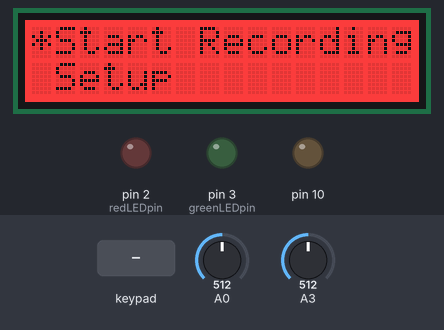
A sketch run on a simulated Arduino Uno, built with avr-gcc and run on an emulated ATmega328P. On the bench: 16×2 character LCD, output pins drawn as LEDs (lit = HIGH). Dashed ring = blinking. Inputs (shaded band) come from the test bench; at power-on: A0 = 512, A3 = 512. The local clock reads 2024-03-15 10:24:30 at power-on unless the sketch sets it; storage starts empty; what the sketch prints to the serial monitor is not drawn.

Above: at 10.9 s.
11.0 s: key 'S' pressed
At 12.7 s:
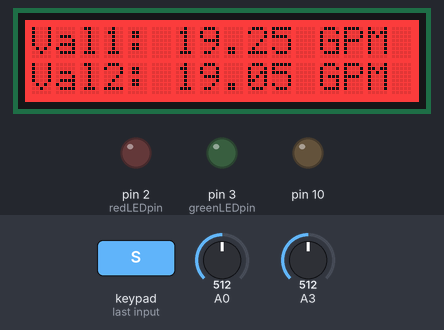
13.6 s: A0 set to 716
At 14.9 s:
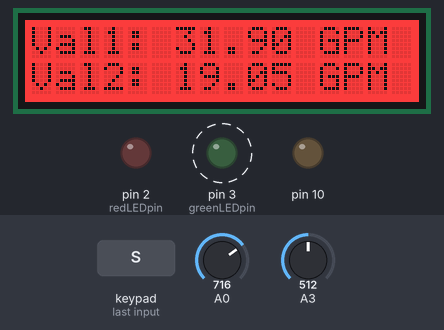
15.5 s: A3 set to 716
At 16.4 s:
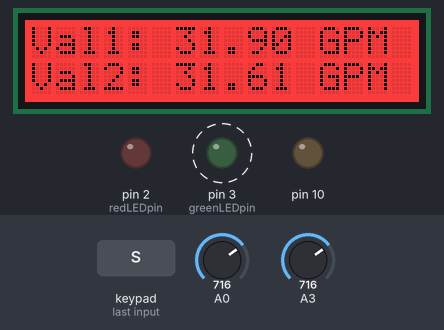
17.5 s: A0 set to 900
At 19.1 s:
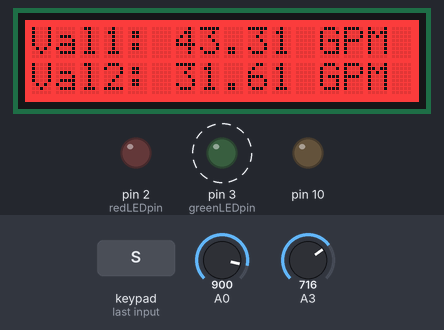
19.5 s: A3 set to 900
At 20.7 s:
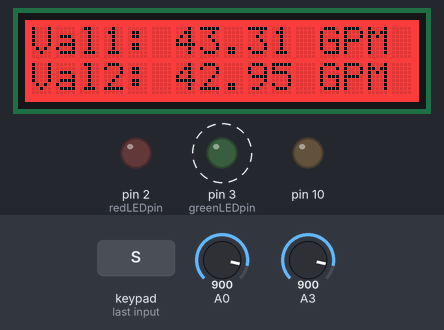
21.5 s: A0 set to 1023
At 29.2 s:
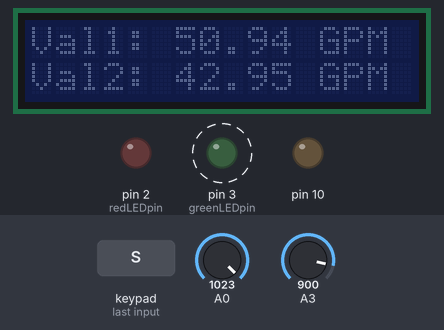
Timing chart, 0 to 29.5 s (numbered marks = the images above; inputs shaded):
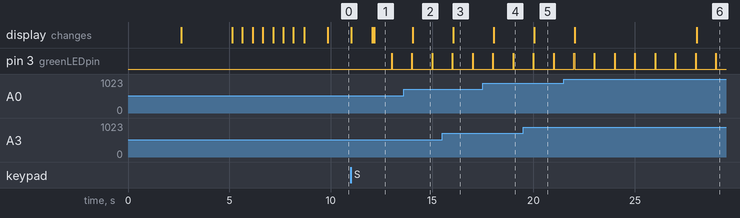

Measured:
- after the input at 11.0 s, pin 3 (greenLEDpin): LOW → HIGH after 2.0 s, → LOW 0.03 s later; the display: first changes at once (image 1 shows a later state)
- after the input at 13.6 s, the display: changes after 0.45 s (image 2)
- after the input at 15.5 s, the display: changes after 0.55 s (image 3)
- after the input at 17.5 s, the display: changes after 0.55 s (image 4)
- after the input at 19.5 s, the display: changes after 0.55 s (image 5)
- after the input at 21.5 s, the display: first changes after 0.55 s (image 6 shows a later state)

The sketch:

DataLoggerSystem_NHC_2012_06_19.ino
```cpp
// Holocene Technologies Data Logger
// Bryan Peele
// Rev 0.1   Date: 2012.06.15
// Based on data logging and LCD control programs
// by Adafruit Industries

//Note: Value 1 Lo Temp - LEFT side - white resistot
//      Value 2 Hi Temp - Right Side - red resistor

int startIndex = 0;

#include <SD.h>
#include <Wire.h>
#include "RTClib.h"
#include <Adafruit_MCP23017.h>
#include <Adafruit_RGBLCDShield.h>

Adafruit_RGBLCDShield lcd = Adafruit_RGBLCDShield();

// DATA READ RATE:
// milliseconds between grabbing data and logging it. 1000 ms is once a second
#define LOG_INTERVAL  1000 // mills between entries (reduce to take more/faster data)

// DATA WRITE RATE:
// milliseconds before writing the logged data permanently to disk
// set it to the LOG_INTERVAL to write each time (safest)
// set it to 10*LOG_INTERVAL to write all data every 10 datareads, you could lose up to
// the last 10 reads if power is lost but it uses less power and is much faster!
#define SYNC_INTERVAL 10000 // mills between calls to flush() - to write data to the card
uint32_t syncTime = 0; // time of last sync()

#define ECHO_TO_SERIAL   1 // echo data to serial port

// the digital pins that connect to the LEDs
#define redLEDpin 2
#define greenLEDpin 3

// Dummy values to test system
int value1 = 0;
int value2 = 0;
float value1_volt = 0;
float value2_volt = 0;
float resistor1 = 246.3; //White (unlabeled)
float resistor2 = 247.9; //Red
float value1_amp = 0;
float value2_amp = 0;
float flow1_lo = 0;
float flow1_hi = 50;
float flow2_lo = 0;
float flow2_hi = 50;
float value1_flow = 0;
float value2_flow = 0;

int lightCount = 0;
int lightControl = 0;
int lightState = 1;   // 1 is ON, 0 is OFF


RTC_DS1307 RTC; // define the Real Time Clock object

// for the data logging shield, we use digital pin 10 for the SD cs line
const int chipSelect = 10;

// the logging file
File logfile;

void error(char *str)
{
  Serial.print("error: ");
  Serial.println(str);

  // red LED indicates error
  digitalWrite(redLEDpin, HIGH);

  while(1);
}


void setup(void)
{
  lcd.begin(16,2);

  uint8_t buttons = lcd.readButtons();

  Serial.begin(9600);
  Serial.println();

  lcd.setBacklight(1);

  // use debugging LEDs
  pinMode(redLEDpin, OUTPUT);
  pinMode(greenLEDpin, OUTPUT);


  // Welcome screen
  Serial.println("Holocene Technologies");
  lcd.clear();
  lcd.setCursor(4,0);
  lcd.print("HOLOCENE");
  lcd.setCursor(2,1);
  lcd.print("TECHNOLOGIES");
  delay(2500);

  Serial.println("Data Logger Rev 1.0");
  lcd.clear();
  lcd.setCursor(0,0);
  lcd.print("  Data Logger   ");
  lcd.setCursor(0,1);
  lcd.print("Rev1.0 06-18-12 ");
  delay(2500);

  // initialize the SD card
  Serial.print("Initializing SD card...");
  lcd.clear();
  lcd.setCursor(0,0);
  lcd.print("Initializing");
  lcd.setCursor(0,1);
  lcd.print("SD card.");
  delay(500);
  lcd.setCursor(8,1);
  lcd.print(".");
  delay(500);
  lcd.setCursor(9,1);
  lcd.print(".");
  delay(500);
  lcd.setCursor(7,1);
  lcd.print("   ");
  delay(500);
  lcd.setCursor(7,1);
  lcd.print(".");
  delay(500);
  lcd.setCursor(8,1);
  lcd.print(".");
  delay(500);
  lcd.setCursor(9,1);
  lcd.print(".");
  delay(500);

  // make sure that the default chip select pin is set to
  // output, even if you don't use it:
  pinMode(10, OUTPUT);

  // see if the card is present and can be initialized:
  if (!SD.begin(chipSelect)) {
    error("Card failed, or not present");
    lcd.clear();
    lcd.setCursor(0,0);
    lcd.print("Card failed!");
  }
  Serial.println("card initialized.");
  lcd.clear();
  lcd.setCursor(0,0);
  lcd.print("Card initialized");
  delay(1000);

  // create a new file
  char filename[] = "LOGGER00.CSV";
  for (uint8_t i = 0; i < 100; i++) {
    filename[6] = i/10 + '0';
    filename[7] = i%10 + '0';
    if (! SD.exists(filename)) {
      // only open a new file if it doesn't exist
      logfile = SD.open(filename, FILE_WRITE);
      break;  // leave the loop!
    }


    int time = millis();
    time = millis() - time;
    Serial.print("Took ");Serial.print(time);Serial.println(" ms");


  }

  if (! logfile) {
    error("couldnt create file");
  }

  Serial.print("Logging to: ");
  Serial.println(filename);

  // connect to RTC
  Wire.begin();
  if (!RTC.begin()) {
    logfile.println("RTC failed");
#if ECHO_TO_SERIAL
    Serial.println("RTC failed");
#endif  //ECHO_TO_SERIAL     dee2
  }


  logfile.println("millis,stamp,datetime,Value 1,Value 1 (Volts), Value 1 (mA), Value 1 (GPM), Value 2, Value 2 (Volts), Value 2 (mA), Value 2 (GPM)");
#if ECHO_TO_SERIAL
  Serial.println("millis,stamp,datetime,Value 1,Value 1 (Volts), Value 1 (mA), Value 1 (GPM), Value 2, Value 2 (Volts), Value 2 (mA), Value 2 (GPM)");
#endif //ECHO_TO_SERIAL

}

int count = 0;

void loop(void)
{

  uint8_t buttons = lcd.readButtons();


  if(startIndex == 0) {
    Serial.println("Press SELECT to start");
    lcd.clear();
    lcd.setCursor(1,0);
    lcd.print("Start Recording");
    lcd.setCursor(1,1);
    lcd.print("Setup");
    count =1;
  }

  int cursorPos = 0;

  while(startIndex == 0) {
    lcd.setCursor(0,cursorPos);
    lcd.print("*");

    buttons = lcd.readButtons();
    if (buttons) {
      if (buttons & BUTTON_SELECT) {
        if (cursorPos == 0) {
           lcd.clear();
           lcd.setCursor(0,0);
           lcd.print("Data started");
           delay(1000);

           lcd.clear();
           lcd.setCursor(0,0);
           lcd.print("Val1: ");
           lcd.setCursor(0,1);
           lcd.print("Val2: ");
           lcd.setCursor(12,0);
           lcd.print("GPM");
           lcd.setCursor(12,1);
           lcd.print("GPM");
           delay(100);
           startIndex = 1;
        }
        if (cursorPos == 1) {
          lcd.clear();
          lcd.setCursor(0,0);
          lcd.print("SETUP MENU");
          delay(1000);
          lcd.clear();
          startIndex=2;
        }
      }
      if (buttons & BUTTON_UP) {
        cursorPos = 0;
        lcd.setCursor(0,0);
        lcd.print(" ");
        lcd.setCursor(0,1);
        lcd.print(" ");
      }
      if (buttons & BUTTON_DOWN) {
        cursorPos=1;
        lcd.setCursor(0,0);
        lcd.print(" ");
        lcd.setCursor(0,1);
        lcd.print(" ");
      }
    }
  }

 while(startIndex==2) {
   lcd.setCursor(0,0);
   lcd.print("< PLACEHOLDER >");
   lcd.setCursor(0,1);
   lcd.print("Left to go back");

   buttons = lcd.readButtons();
   if (buttons) {
     if (buttons & BUTTON_LEFT) {
       startIndex=0;
     }
   }
 }

  while(startIndex == 1) {

    value1 = analogRead(0);
    value2 = analogRead(3);

    value1_volt = 5*((float) value1/1023);
    value2_volt = 5*((float) value2/1023);

    value1_amp = (1000*value1_volt)/resistor1;
    value2_amp = (1000*value2_volt)/resistor2;

    if (value1_amp >= 4) {
      value1_flow = flow1_lo + (((value1_amp-4)*(flow1_hi-flow1_lo))/(20-4));
    } else {
      value1_flow = 0;
    }
    if (value2_amp >= 4) {
      value2_flow = flow2_lo + (((value2_amp-4)*(flow2_hi-flow2_lo))/(20-4));
    } else {
      value2_flow = 0;
    }


    lcd.setCursor(6,0);
    lcd.print("   ");
    lcd.setCursor(6,0);
    lcd.print(value1_flow);

    lcd.setCursor(6,1);
    lcd.print("   ");
    lcd.setCursor(6,1);
    lcd.print(value2_flow);

    if (lightCount > 15 && lightControl == 0) {
      lightState = 0;
      lcd.setBacklight(lightState);
    }

    if (lightControl == 0) {
      lightCount++;
    }

    buttons = lcd.readButtons();
    if (buttons && ((buttons & BUTTON_LEFT)||(buttons & BUTTON_UP) || (buttons&BUTTON_RIGHT) || (buttons & BUTTON_DOWN))) {
      lightState = 1;
      lcd.setBacklight(lightState);
      lightCount = 0;
    }

    if (buttons && (buttons & BUTTON_SELECT)) {
      if (lightControl == 0) {
        lcd.setBacklight(1);
        lightControl = 1;
        lightCount = 0;
        delay(20);
      }
      else if (lightControl == 1) {
        lcd.setBacklight(0);
        lightControl = 0;
        lightCount = 20;
        delay(20);
      }
    }


  DateTime now;

  // delay for the amount of time we want between readings
  delay((LOG_INTERVAL -1) - (millis() % LOG_INTERVAL));

  digitalWrite(greenLEDpin, HIGH);

  // log milliseconds since starting
  uint32_t m = millis();
  logfile.print(m);           // milliseconds since start
  logfile.print(", ");
#if ECHO_TO_SERIAL
  Serial.print(m);         // milliseconds since start
  Serial.print(", ");
#endif

  // fetch the time
  now = RTC.now();
  // log time
  logfile.print(now.unixtime()); // seconds since 1/1/1970
  logfile.print(", ");
  logfile.print('"');
  logfile.print(now.year(), DEC);
  logfile.print("/");
  logfile.print(now.month(), DEC);
  logfile.print("/");
  logfile.print(now.day(), DEC);
  logfile.print(" ");
  logfile.print(now.hour(), DEC);
  logfile.print(":");
  logfile.print(now.minute(), DEC);
  logfile.print(":");
  logfile.print(now.second(), DEC);
  logfile.print('"');
#if ECHO_TO_SERIAL
  Serial.print(now.unixtime()); // seconds since 1/1/1970
  Serial.print(", ");
  Serial.print('"');
  Serial.print(now.year(), DEC);
  Serial.print("/");
  Serial.print(now.month(), DEC);
  Serial.print("/");
  Serial.print(now.day(), DEC);
  Serial.print(" ");
  Serial.print(now.hour(), DEC);
  Serial.print(":");
  Serial.print(now.minute(), DEC);
  Serial.print(":");
  Serial.print(now.second(), DEC);
  Serial.print('"');
#endif //ECHO_TO_SERIAL


  logfile.print(", ");
  logfile.print(value1);
  logfile.print(", ");
  logfile.print(value1_volt);
  logfile.print(", ");
  logfile.print(value1_amp);
  logfile.print(", ");
  logfile.print(value1_flow);
  logfile.print(", ");
  logfile.print(value2);
  logfile.print(", ");
  logfile.print(value2_volt);
  logfile.print(", ");
  logfile.print(value2_amp);
  logfile.print(", ");
  logfile.print(value2_flow);

#if ECHO_TO_SERIAL
  Serial.print(", ");
  Serial.print(value1);
  Serial.print(", ");
  Serial.print(value1_volt);
  Serial.print(", ");
  Serial.print(value1_amp);
  Serial.print(", ");
  Serial.print(value1_flow);
  Serial.print(", ");
  Serial.print(value2);
  Serial.print(", ");
  Serial.print(value2_volt);
  Serial.print(", ");
  Serial.print(value2_amp);
  Serial.print(", ");
  Serial.print(value2_flow);

#endif //ECHO_TO_SERIAL


  logfile.println();
#if ECHO_TO_SERIAL
  Serial.println();
#endif // ECHO_TO_SERIAL

  digitalWrite(greenLEDpin, LOW);

  // Now we write data to disk! Don't sync too often - requires 2048 bytes of I/O to SD card
  // which uses a bunch of power and takes time
  if ((millis() - syncTime) < SYNC_INTERVAL) return;
  syncTime = millis();

  // blink LED to show we are syncing data to the card & updating FAT!
  digitalWrite(redLEDpin, HIGH);
  logfile.flush();
  digitalWrite(redLEDpin, LOW);

  }

}
```
